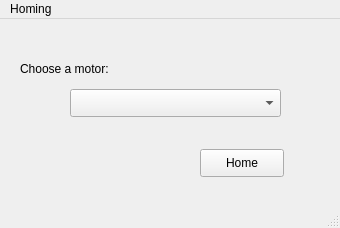
<?xml version="1.0" encoding="UTF-8"?>
<ui version="4.0">
 <class>MainWindow</class>
 <widget class="QMainWindow" name="MainWindow">
  <property name="geometry">
   <rect>
    <x>0</x>
    <y>0</y>
    <width>340</width>
    <height>228</height>
   </rect>
  </property>
  <property name="windowTitle">
   <string>MainWindow</string>
  </property>
  <widget class="QWidget" name="centralwidget">
   <widget class="QPushButton" name="pushButton">
    <property name="geometry">
     <rect>
      <x>200</x>
      <y>130</y>
      <width>84</width>
      <height>28</height>
     </rect>
    </property>
    <property name="text">
     <string>Home</string>
    </property>
   </widget>
   <widget class="QComboBox" name="comboBox">
    <property name="geometry">
     <rect>
      <x>70</x>
      <y>70</y>
      <width>211</width>
      <height>28</height>
     </rect>
    </property>
   </widget>
   <widget class="QLabel" name="label">
    <property name="geometry">
     <rect>
      <x>20</x>
      <y>40</y>
      <width>121</width>
      <height>20</height>
     </rect>
    </property>
    <property name="text">
     <string>Choose a motor: </string>
    </property>
   </widget>
  </widget>
  <widget class="QMenuBar" name="menubar">
   <property name="geometry">
    <rect>
     <x>0</x>
     <y>0</y>
     <width>340</width>
     <height>25</height>
    </rect>
   </property>
   <widget class="QMenu" name="menuHoming">
    <property name="title">
     <string>Homing </string>
    </property>
   </widget>
   <addaction name="menuHoming"/>
  </widget>
  <widget class="QStatusBar" name="statusbar"/>
 </widget>
 <resources/>
 <connections/>
</ui>
